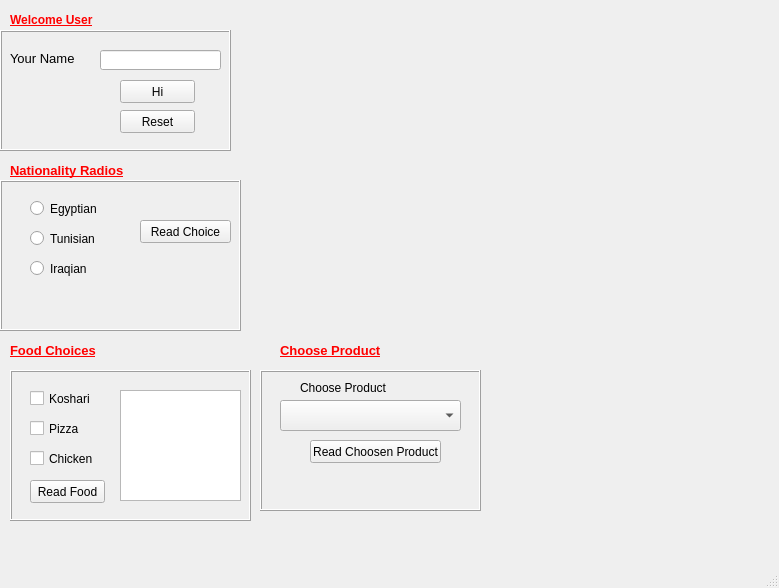
<?xml version="1.0" encoding="UTF-8"?>
<ui version="4.0">
 <class>MainWindow</class>
 <widget class="QMainWindow" name="MainWindow">
  <property name="geometry">
   <rect>
    <x>0</x>
    <y>0</y>
    <width>779</width>
    <height>588</height>
   </rect>
  </property>
  <property name="windowTitle">
   <string>MainWindow</string>
  </property>
  <widget class="QWidget" name="centralwidget">
   <widget class="QLabel" name="label">
    <property name="geometry">
     <rect>
      <x>10</x>
      <y>10</y>
      <width>111</width>
      <height>21</height>
     </rect>
    </property>
    <property name="text">
     <string>&lt;html&gt;&lt;head/&gt;&lt;body&gt;&lt;p&gt;&lt;span style=&quot; font-size:9pt; font-weight:600; text-decoration: underline; color:#ff0000;&quot;&gt;Welcome User&lt;/span&gt;&lt;/p&gt;&lt;/body&gt;&lt;/html&gt;</string>
    </property>
   </widget>
   <widget class="QFrame" name="frame">
    <property name="geometry">
     <rect>
      <x>0</x>
      <y>30</y>
      <width>231</width>
      <height>121</height>
     </rect>
    </property>
    <property name="frameShape">
     <enum>QFrame::Box</enum>
    </property>
    <property name="frameShadow">
     <enum>QFrame::Raised</enum>
    </property>
    <widget class="QLabel" name="label_2">
     <property name="geometry">
      <rect>
       <x>10</x>
       <y>20</y>
       <width>71</width>
       <height>16</height>
      </rect>
     </property>
     <property name="font">
      <font>
       <pointsize>10</pointsize>
       <weight>50</weight>
       <bold>false</bold>
      </font>
     </property>
     <property name="text">
      <string>Your Name</string>
     </property>
    </widget>
    <widget class="QLineEdit" name="line_edit_username">
     <property name="geometry">
      <rect>
       <x>100</x>
       <y>20</y>
       <width>121</width>
       <height>20</height>
      </rect>
     </property>
    </widget>
    <widget class="QPushButton" name="push_button_hi">
     <property name="geometry">
      <rect>
       <x>120</x>
       <y>50</y>
       <width>75</width>
       <height>23</height>
      </rect>
     </property>
     <property name="text">
      <string>Hi</string>
     </property>
    </widget>
    <widget class="QPushButton" name="push_button_reset">
     <property name="geometry">
      <rect>
       <x>120</x>
       <y>80</y>
       <width>75</width>
       <height>23</height>
      </rect>
     </property>
     <property name="text">
      <string>Reset</string>
     </property>
    </widget>
   </widget>
   <widget class="QLabel" name="label_3">
    <property name="geometry">
     <rect>
      <x>10</x>
      <y>160</y>
      <width>131</width>
      <height>21</height>
     </rect>
    </property>
    <property name="text">
     <string>&lt;html&gt;&lt;head/&gt;&lt;body&gt;&lt;p&gt;&lt;span style=&quot; font-size:10pt; font-weight:600; text-decoration: underline; color:#ff0000;&quot;&gt;Nationality Radios&lt;/span&gt;&lt;/p&gt;&lt;/body&gt;&lt;/html&gt;</string>
    </property>
   </widget>
   <widget class="QFrame" name="frame_2">
    <property name="geometry">
     <rect>
      <x>0</x>
      <y>180</y>
      <width>241</width>
      <height>151</height>
     </rect>
    </property>
    <property name="frameShape">
     <enum>QFrame::Box</enum>
    </property>
    <property name="frameShadow">
     <enum>QFrame::Raised</enum>
    </property>
    <widget class="QRadioButton" name="radio_button_eg">
     <property name="geometry">
      <rect>
       <x>30</x>
       <y>20</y>
       <width>82</width>
       <height>17</height>
      </rect>
     </property>
     <property name="text">
      <string>Egyptian</string>
     </property>
    </widget>
    <widget class="QRadioButton" name="radio_button_tn">
     <property name="geometry">
      <rect>
       <x>30</x>
       <y>50</y>
       <width>82</width>
       <height>17</height>
      </rect>
     </property>
     <property name="text">
      <string>Tunisian</string>
     </property>
    </widget>
    <widget class="QRadioButton" name="radio_button_irq">
     <property name="geometry">
      <rect>
       <x>30</x>
       <y>80</y>
       <width>82</width>
       <height>17</height>
      </rect>
     </property>
     <property name="text">
      <string>Iraqian</string>
     </property>
    </widget>
    <widget class="QLabel" name="label_nationality">
     <property name="geometry">
      <rect>
       <x>20</x>
       <y>110</y>
       <width>211</width>
       <height>21</height>
      </rect>
     </property>
     <property name="text">
      <string/>
     </property>
    </widget>
    <widget class="QPushButton" name="push_button_nationality">
     <property name="geometry">
      <rect>
       <x>140</x>
       <y>40</y>
       <width>91</width>
       <height>23</height>
      </rect>
     </property>
     <property name="text">
      <string>Read Choice</string>
     </property>
    </widget>
   </widget>
   <widget class="QLabel" name="label_4">
    <property name="geometry">
     <rect>
      <x>10</x>
      <y>340</y>
      <width>131</width>
      <height>21</height>
     </rect>
    </property>
    <property name="text">
     <string>&lt;html&gt;&lt;head/&gt;&lt;body&gt;&lt;p&gt;&lt;span style=&quot; font-size:10pt; font-weight:600; text-decoration: underline; color:#ff0000;&quot;&gt;Food Choices&lt;/span&gt;&lt;/p&gt;&lt;/body&gt;&lt;/html&gt;</string>
    </property>
   </widget>
   <widget class="QFrame" name="frame_3">
    <property name="geometry">
     <rect>
      <x>10</x>
      <y>370</y>
      <width>241</width>
      <height>151</height>
     </rect>
    </property>
    <property name="frameShape">
     <enum>QFrame::Box</enum>
    </property>
    <property name="frameShadow">
     <enum>QFrame::Raised</enum>
    </property>
    <widget class="QCheckBox" name="check_box_koshari">
     <property name="geometry">
      <rect>
       <x>20</x>
       <y>20</y>
       <width>70</width>
       <height>17</height>
      </rect>
     </property>
     <property name="text">
      <string>Koshari</string>
     </property>
    </widget>
    <widget class="QCheckBox" name="check_box_pizza">
     <property name="geometry">
      <rect>
       <x>20</x>
       <y>50</y>
       <width>70</width>
       <height>17</height>
      </rect>
     </property>
     <property name="text">
      <string>Pizza</string>
     </property>
    </widget>
    <widget class="QCheckBox" name="check_box_chicken">
     <property name="geometry">
      <rect>
       <x>20</x>
       <y>80</y>
       <width>70</width>
       <height>17</height>
      </rect>
     </property>
     <property name="text">
      <string>Chicken</string>
     </property>
    </widget>
    <widget class="QPushButton" name="push_button_food">
     <property name="geometry">
      <rect>
       <x>20</x>
       <y>110</y>
       <width>75</width>
       <height>23</height>
      </rect>
     </property>
     <property name="text">
      <string>Read Food</string>
     </property>
    </widget>
    <widget class="QTextEdit" name="text_edit_food">
     <property name="geometry">
      <rect>
       <x>110</x>
       <y>20</y>
       <width>121</width>
       <height>111</height>
      </rect>
     </property>
    </widget>
   </widget>
   <widget class="QLabel" name="label_5">
    <property name="geometry">
     <rect>
      <x>280</x>
      <y>340</y>
      <width>131</width>
      <height>21</height>
     </rect>
    </property>
    <property name="text">
     <string>&lt;html&gt;&lt;head/&gt;&lt;body&gt;&lt;p&gt;&lt;span style=&quot; font-size:10pt; font-weight:600; text-decoration: underline; color:#ff0000;&quot;&gt;Choose Product&lt;/span&gt;&lt;/p&gt;&lt;/body&gt;&lt;/html&gt;</string>
    </property>
   </widget>
   <widget class="QFrame" name="frame_4">
    <property name="geometry">
     <rect>
      <x>260</x>
      <y>370</y>
      <width>221</width>
      <height>141</height>
     </rect>
    </property>
    <property name="frameShape">
     <enum>QFrame::Box</enum>
    </property>
    <property name="frameShadow">
     <enum>QFrame::Raised</enum>
    </property>
    <widget class="QLabel" name="label_6">
     <property name="geometry">
      <rect>
       <x>40</x>
       <y>10</y>
       <width>121</width>
       <height>16</height>
      </rect>
     </property>
     <property name="text">
      <string>Choose Product</string>
     </property>
    </widget>
    <widget class="QComboBox" name="combo_box_products">
     <property name="geometry">
      <rect>
       <x>20</x>
       <y>30</y>
       <width>181</width>
       <height>31</height>
      </rect>
     </property>
     <item>
      <property name="text">
       <string/>
      </property>
     </item>
     <item>
      <property name="text">
       <string>Laptops</string>
      </property>
     </item>
     <item>
      <property name="text">
       <string>LED Screens</string>
      </property>
     </item>
     <item>
      <property name="text">
       <string>Mobile Devices</string>
      </property>
     </item>
     <item>
      <property name="text">
       <string>Accessories</string>
      </property>
     </item>
    </widget>
    <widget class="QPushButton" name="push_button_products">
     <property name="geometry">
      <rect>
       <x>50</x>
       <y>70</y>
       <width>131</width>
       <height>23</height>
      </rect>
     </property>
     <property name="text">
      <string>Read Choosen Product</string>
     </property>
    </widget>
    <widget class="QLabel" name="label_products">
     <property name="geometry">
      <rect>
       <x>20</x>
       <y>100</y>
       <width>191</width>
       <height>21</height>
      </rect>
     </property>
     <property name="text">
      <string/>
     </property>
    </widget>
   </widget>
  </widget>
  <widget class="QMenuBar" name="menubar">
   <property name="geometry">
    <rect>
     <x>0</x>
     <y>0</y>
     <width>779</width>
     <height>21</height>
    </rect>
   </property>
  </widget>
  <widget class="QStatusBar" name="statusbar"/>
 </widget>
 <resources/>
 <connections/>
</ui>
